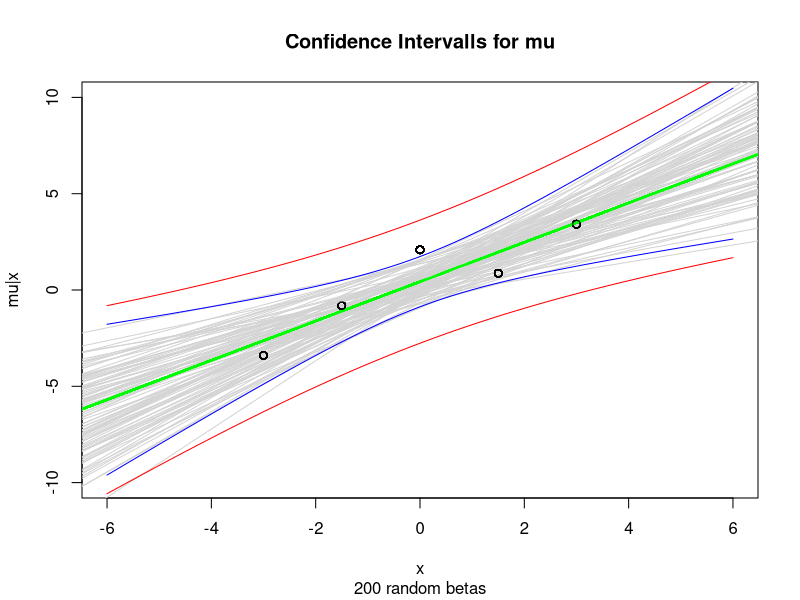

Source code (R):
xs = seq(-3, 3,1.5)
n=length(xs)
set.seed(2)
ys = rnorm(n, mean=xs * 1 + 0.5, sd=1) 
plot(xs,ys, xlim=c(-6,6), ylim=c(-10,10), xlab='x',ylab='mu|x', main='Confidence Intervalls for mu', sub = '200 random betas')
#plot(xs,ys, xlim=c(-6,6), ylim=c(-10,10), xlab='x',ylab='')
l = lm(ys ~ xs)
abline(l, col='green', lwd=2)
d = summary(l)
mean = d$coefficients[,1]
sds = d$coefficients[,2]
for (i in 1:100){
  beta0 = rnorm(n = 1, mean = mean[1], sds[1]) #Just for demo, in real t distributed     
  beta1 = rnorm(1, mean=mean[2], sds[2]) #Just for demo in real t-distributed
  lines(seq(-10,10,0.1), beta0 + beta1 * seq(-10,10,0.1), col='lightgrey')
  abline(l, col='green', lwd=2)
  points(xs,ys, xlim=c(-4,4), ylim=c(-10,10))
}


datanew <- data.frame(xs = seq(-6,6,by = 0.1))
pred1 <- predict(l, newdata = datanew, interval = "confidence", level=0.9) 
pred2 <- predict(l, newdata = datanew, interval = "prediction", level=0.9)
lines(datanew$xs, pred1[,2], col = "blue") 
lines(datanew$xs, pred1[,3], col = "blue") 
lines(datanew$xs, pred2[,2], col = "red") 
lines(datanew$xs, pred2[,3], col = "red")
